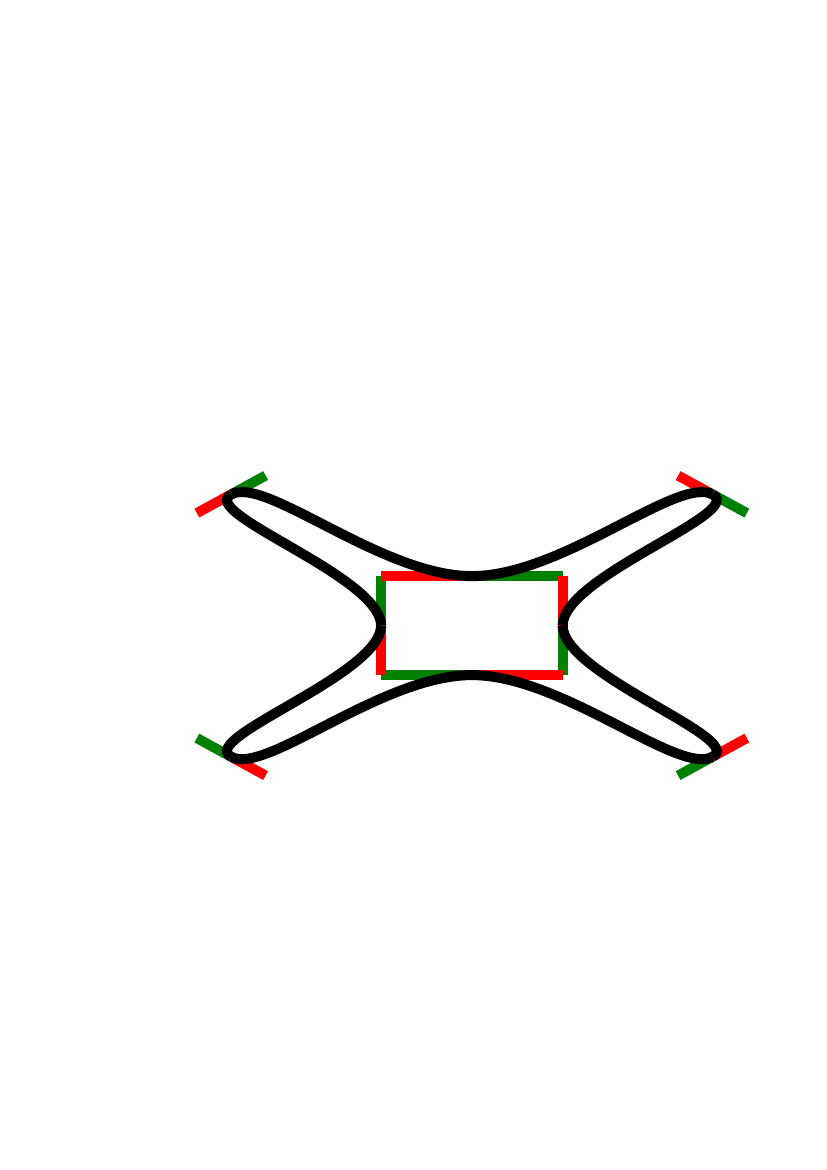

Write Python code to recreate this figure.
from reportlab.pdfgen.canvas import Canvas
from reportlab.lib.colors import green, red, black
from reportlab.lib.units import inch, cm
from reportlab.lib.pagesizes import A4


def translate(canvas):
    canvas.translate(dx=5*cm, dy=10*cm)


def scale(canvas):
    canvas.scale(x=1.0, y=1.0)


def bezier2(canvas):
    #  make a sequence of control points
    xd, yd = 5.5*inch/2, 3*inch/2
    xc, yc = xd, yd

    dxdy = [(0, 0.33), (0.33, 0.33), (0.75, 1), (0.875, 0.875), (0.875, 0.875), (1, 0.75), (0.33, 0.33), (0.33, 0)]
    pointlist = []

    for xoffset in (1, -1):
        yoffset = xoffset

        for (dx, dy) in dxdy:
            px = xc + (xd * xoffset * dx)
            py = yc + (yd * yoffset * dy)
            pointlist.append((px, py))
        yoffset = -xoffset

        for (dy, dx) in dxdy:
            px = xc + xd * xoffset * dx
            py = yc + yd*yoffset*dy
            pointlist.append((px, py))

        # draw tangent lines and curves
    canvas.setLineWidth(inch*0.1)

    while pointlist:
        [(x1, y1), (x2, y2), (x3, y3), (x4, y4)] = pointlist[:4]
        del pointlist[:4]

        canvas.setLineWidth(inch*0.1)
        canvas.setStrokeColor(green)
        canvas.line(x1, y1, x2, y2)

        canvas.setStrokeColor(red)
        canvas.line(x3, y3, x4, y4)

        # finally draw the curve
        canvas.setStrokeColor(black)
        canvas.bezier(x1, y1, x2, y2, x3, y3, x4, y4)


if __name__ == '__main__':
    pdf = Canvas(filename="bezier_draw2.pdf", pagesize=A4)
    translate(pdf)
    scale(pdf)
    bezier2(pdf)
    pdf.showPage()
    pdf.save()
